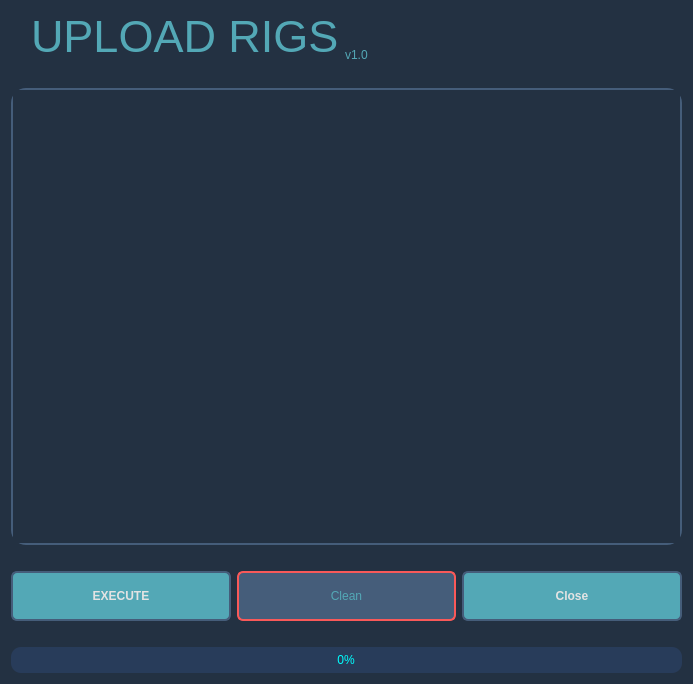
<?xml version="1.0" encoding="UTF-8"?>
<ui version="4.0">
 <class>Dialog</class>
 <widget class="QDialog" name="Dialog">
  <property name="geometry">
   <rect>
    <x>0</x>
    <y>0</y>
    <width>693</width>
    <height>684</height>
   </rect>
  </property>
  <property name="windowTitle">
   <string>Birdo Uploader v0.01</string>
  </property>
  <property name="styleSheet">
   <string notr="true">QWidget{	
	background-color: #233142;
}

QLabel{
	color: #53a8b6;
}

QLabel:disabled {
	color: #455d7a;
}

QGroupBox {
	color: #53a8b6;
}

QGroupBox:disabled {
	color: #455d7a;
}

QTabWidget::pane {
	border: 2px solid #e3e3e3;
	border-radius: 5px;
} 

QTabWidget::tab-bar {
    left: 15px; /* move to the right by 5px */
}

QTabBar::tab {
	color: #455d7a;
	background: transparent; 
	border: null; 
	padding-top: 8px;
	padding-bottom: 8px;
	padding-right: 8px;
	padding-left: 4px;

} 

QTabBar::tab:selected {
	color: #7c73e6;
	background: transparent; 
	padding-left: 4px;
}

QCheckBox {
	color: #e3e3e3;
    spacing: 5px;
}

QCheckBox:unchecked {
	color: #53a8b6;
}

QCheckBox:checked {
	color: #7c73e6;
}

QCheckBox::indicator:unchecked {
    border: 1px solid white;
	border-radius: 2px;
	background-color:#233142;
}

QCheckBox::indicator:checked {
    border: 2px solid lightgray;
	border-radius: 6px;
	background-color: rgb(56, 186, 255);
}

QCheckBox:disabled{
	color: gray;
}

QCheckBox::indicator:checked:disabled {
    color: rgb(250, 90, 120);
	background-color: #233142;
	border-color: gray;
}

QCheckBox::indicator:unchecked:disabled {
    color: rgb(250, 90, 120);
	background-color: #233142;
	border-color: gray;
}

QComboBox {
	color: #233142;
    border: 2px solid #455d7a;
    border-radius: 6px;
    padding: 1px 18px 1px 3px;
    min-width: 6em;
}

QComboBox::down-arrow {
      image: null;
}

QComboBox:!editable, QComboBox::drop-down:editable {
     background: #e3e3e3;
}

QComboBox:on { /* shift the text when the popup opens */
    padding-top: 3px;
    padding-left: 4px;
}

QComboBox::drop-down {
    width: 15px;
	background-color: #e3e3e3;
    border-left-width: 2px;
    border-left-color: #455d7a;
    border-left-style: solid; /* just a single line */
    border-top-right-radius: 3px; /* same radius as the QComboBox */
    border-bottom-right-radius: 3px;
}

QComboBox:hover{
    border: 2px solid white;
    color: #53a8b6;
}

QComboBox QAbstractItemView{
    border: 2px solid white;
	border-radius: 10px;
    color: #233142;
	background-color: lightgray;
    selection-background-color: rgb(40, 30, 50);
	selection-color: white;
	padding: 3px 3px ;
}

QComboBox:disabled{
	color: rgb(250, 90, 120);
	background-color: rgb(250, 200, 200);
	border-color: gray;
}

QScrollArea{
	border: 2px solid #455d7a;
	border-radius: 15px;
}

QScrollBar::handle {
	border-radius: 10px;
 	border: none;
	background-color: #455d7a;
	width: 5px;
}

QScrollBar::add-page{ 
	border: none;
    background-color: transparent;
}

QScrollBar::sub-page {
    background-color: transparent;
	border: none;
}

QScrollBar::add-line {
    border: none;
    background-color: transparent;
}

QScrollBar::sub-line {
    border: none;
    background-color: transparent;
}

QScrollBar:arrow{
	border: none;
	background: transparent;
	color: none;
	image: none;
}

QPushButton {
	color: #e3e3e3;
    border: 2px solid #455d7a;
    border-radius: 6px;
	background-color: #53a8b6;
}

QPushButton:hover{
    border: 2px solid white;
    color: white;
}

QPushButton:pressed {
	color: #e3e3e3;
	border-color: #e3e3e3;
    background-color: #455d7a;
}

QPushButton::disabled {
	border-color: #f95959;
	background: #455d7a;
	color: #53a8b6;
}

QLineEdit {
	color: #5585b5;
    border: 2px solid #455d7a;
    border-radius: 5px;
    padding: 0 8px;
    background: #e3e3e3;
    selection-background-color: darkgray;
}

QLineEdit:hover{
    border: 2px solid white;
    color: black;
}

QLineEdit:disabled{
	color: #f95959;
	background-color: #79c2d0;
	border-color: rgb(255, 230, 220);
}

QProgressBar {
	color: rgb(0, 255, 255);
	padding: 2 2px;
	border: null;
	border-radius: 10px;
	min-height: 20px;
	background-color: rgb(40, 60, 90);	
}

QProgressBar::chunk {
	border: null;
	border-radius: 10px;
	background: green;
}</string>
  </property>
  <layout class="QVBoxLayout" name="verticalLayout" stretch="0,0,5,0,1,0,1">
   <item>
    <layout class="QHBoxLayout" name="horizontalLayout" stretch="0,0,1">
     <item>
      <spacer name="verticalSpacer">
       <property name="orientation">
        <enum>Qt::Vertical</enum>
       </property>
       <property name="sizeHint" stdset="0">
        <size>
         <width>20</width>
         <height>40</height>
        </size>
       </property>
      </spacer>
     </item>
     <item alignment="Qt::AlignLeft">
      <widget class="QLabel" name="label_2">
       <property name="font">
        <font>
         <pointsize>34</pointsize>
        </font>
       </property>
       <property name="text">
        <string>UPLOAD RIGS</string>
       </property>
      </widget>
     </item>
     <item>
      <widget class="QLabel" name="label_3">
       <property name="text">
        <string>v1.0</string>
       </property>
       <property name="alignment">
        <set>Qt::AlignBottom|Qt::AlignLeading|Qt::AlignLeft</set>
       </property>
      </widget>
     </item>
    </layout>
   </item>
   <item>
    <spacer name="horizontalSpacer">
     <property name="orientation">
      <enum>Qt::Horizontal</enum>
     </property>
     <property name="sizeHint" stdset="0">
      <size>
       <width>40</width>
       <height>20</height>
      </size>
     </property>
    </spacer>
   </item>
   <item>
    <widget class="QScrollArea" name="scrollArea">
     <property name="acceptDrops">
      <bool>true</bool>
     </property>
     <property name="verticalScrollBarPolicy">
      <enum>Qt::ScrollBarAsNeeded</enum>
     </property>
     <property name="widgetResizable">
      <bool>true</bool>
     </property>
     <property name="alignment">
      <set>Qt::AlignLeading|Qt::AlignLeft|Qt::AlignTop</set>
     </property>
     <widget class="QWidget" name="scrollAreaWidgetContents">
      <property name="geometry">
       <rect>
        <x>0</x>
        <y>0</y>
        <width>667</width>
        <height>380</height>
       </rect>
      </property>
      <property name="sizePolicy">
       <sizepolicy hsizetype="Expanding" vsizetype="Expanding">
        <horstretch>0</horstretch>
        <verstretch>0</verstretch>
       </sizepolicy>
      </property>
      <zorder></zorder>
     </widget>
    </widget>
   </item>
   <item>
    <spacer name="horizontalSpacer_3">
     <property name="orientation">
      <enum>Qt::Horizontal</enum>
     </property>
     <property name="sizeHint" stdset="0">
      <size>
       <width>40</width>
       <height>20</height>
      </size>
     </property>
    </spacer>
   </item>
   <item>
    <layout class="QHBoxLayout" name="horizontalLayout_3">
     <item>
      <widget class="QPushButton" name="executeBtn">
       <property name="sizePolicy">
        <sizepolicy hsizetype="Preferred" vsizetype="Preferred">
         <horstretch>0</horstretch>
         <verstretch>0</verstretch>
        </sizepolicy>
       </property>
       <property name="maximumSize">
        <size>
         <width>16777215</width>
         <height>50</height>
        </size>
       </property>
       <property name="font">
        <font>
         <weight>75</weight>
         <bold>true</bold>
        </font>
       </property>
       <property name="text">
        <string>EXECUTE</string>
       </property>
      </widget>
     </item>
     <item>
      <widget class="QPushButton" name="cleanBtn">
       <property name="enabled">
        <bool>false</bool>
       </property>
       <property name="sizePolicy">
        <sizepolicy hsizetype="Preferred" vsizetype="Preferred">
         <horstretch>0</horstretch>
         <verstretch>0</verstretch>
        </sizepolicy>
       </property>
       <property name="maximumSize">
        <size>
         <width>16777215</width>
         <height>50</height>
        </size>
       </property>
       <property name="text">
        <string>Clean</string>
       </property>
      </widget>
     </item>
     <item>
      <widget class="QPushButton" name="cancelBtn">
       <property name="sizePolicy">
        <sizepolicy hsizetype="Preferred" vsizetype="Preferred">
         <horstretch>0</horstretch>
         <verstretch>0</verstretch>
        </sizepolicy>
       </property>
       <property name="maximumSize">
        <size>
         <width>16777215</width>
         <height>50</height>
        </size>
       </property>
       <property name="font">
        <font>
         <weight>75</weight>
         <bold>true</bold>
        </font>
       </property>
       <property name="text">
        <string>Close</string>
       </property>
      </widget>
     </item>
    </layout>
   </item>
   <item>
    <spacer name="horizontalSpacer_2">
     <property name="orientation">
      <enum>Qt::Horizontal</enum>
     </property>
     <property name="sizeHint" stdset="0">
      <size>
       <width>40</width>
       <height>20</height>
      </size>
     </property>
    </spacer>
   </item>
   <item>
    <widget class="QProgressBar" name="progressBar">
     <property name="enabled">
      <bool>false</bool>
     </property>
     <property name="styleSheet">
      <string notr="true"/>
     </property>
     <property name="value">
      <number>0</number>
     </property>
     <property name="alignment">
      <set>Qt::AlignCenter</set>
     </property>
    </widget>
   </item>
  </layout>
 </widget>
 <resources/>
 <connections/>
</ui>
